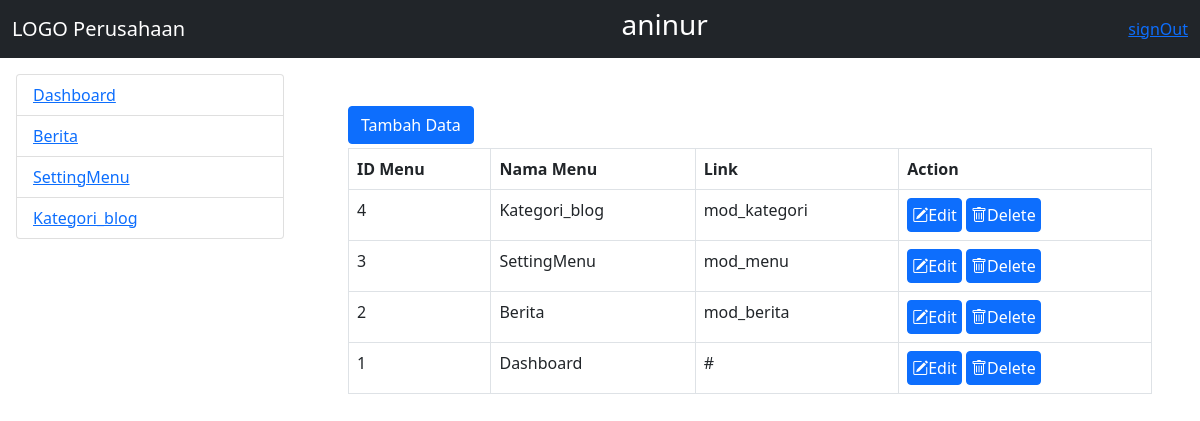
The page /admin/home.php?modul=mod_menu (signed in) on the database its author committed.
### tables this page shows
CREATE TABLE `mst_menu` (
  `idmenu` int(11) NOT NULL,
  `nmmenu` varchar(20) NOT NULL,
  `link` varchar(30) NOT NULL,
  `is_active` tinyint(4) NOT NULL
);

### admin/mod_menu/index.php (the view, shortened to what this page needs)
<?php
include_once "menuCtrl.php";
if(!isset($_GET['act'])){
?>
<a href="?modul=mod_menu&act=add" class="btn btn-primary btn-xs mb-1">Tambah Data</a>
<table class="table table-bordered">
	<tr>
		<th>ID Menu</th>
		<th>Nama Menu</th>
		<th>Link</th>
		<th>Action</th>
	</tr>
	<?php
	$qry_listmenu = mysqli_query($connect_db,"select * from mst_menu order by idmenu DESC")
			or die("gagal akses table mst_menu ".mysqli_error($connect_db));
	while($row = mysqli_fetch_array($qry_listmenu)){
	?>
	<tr>
		<td><?php echo $row['idmenu']; ?></td>
		<td><?= $row['nmmenu']; ?></td>
		<td><?= $row['link']; ?></td>
		<td>
			<a href="?modul=mod_menu&act=edit&id=<?= $row['idmenu']; ?>" class="btn btn-xs btn-primary p-1"><i
					class="bi bi-pencil-square"></i>Edit</a>
			<a href="?modul=mod_menu&act=delete&id=<?= $row['idmenu']; ?>" class="btn btn-xs btn-primary p-1">
				<i class="bi bi-trash"></i>Delete</a>
		</td>
	</tr>
	<?php
		}
	?>
</table>
<?php
}
 ?>

### admin/home.php (shortened to what this page needs)
<?php
require_once("../config/koneksi_db.php");
?>
<!DOCTYPE html>
<html lang="en">
<head>
	<link rel="stylesheet" href="https://cdn.jsdelivr.net/npm/bootstrap-icons@1.8.1/font/bootstrap-icons.css">
	<link rel="stylesheet" href="../assets/bootstrap5/css/bootstrap.min.css" />
</head>
<body>
	<nav class="navbar navbar-expand-lg navbar-light bg-dark text-white">
		<div class="container-fluid">
			<a class="navbar-brand text-white" href="#">LOGO Perusahaan</a>
			<h3>
				<?php echo $_SESSION['userlogin'];?>
			</h3>
			<div class="d-flex flex-row-reverse">
				<a href="logout.php">signOut</a>
			</div>
		</div>
	</nav>
	<section>
		<div class="container-fluid">
			<div class="row">
				<div class="col-lg-3 p-3">
					<?php
						include_once("menu.php");
					?>
				</div>
				<div class="col-lg-9 p-5">
					<?php
						if(isset($_GET['modul'])){
							include "".$_GET['modul']."/index.php";
						}
					?>
				</div>
			</div>
		</div>
	</section>
</body>
</html>

### admin/menu.php (shortened to what this page needs)
<!DOCTYPE html>
<html lang="en">
<head>
</head>
<body>
	<?php
	$qry_menu = mysqli_query($connect_db, "select * from mst_menu") or die("view menu".mysqli_error($connect_db));
	?>
	<ul class="list-group">
		<?php
		while($row = mysqli_fetch_array($qry_menu)){
		?>
		<li class="list-group-item">
			<a href="?modul=<?= $row['link']; ?>"><?= $row['nmmenu']; ?></a>
		</li>
		<?php } ?>
	</ul>
</body>
</html>

### rows shown on the page
mst_menu: nmmenu "Dashboard", idmenu "1", link "#"
mst_menu: nmmenu "Berita", idmenu "2", link "mod_berita"
mst_menu: nmmenu "SettingMenu", idmenu "3", link "mod_menu"
mst_menu: nmmenu "Kategori_blog", idmenu "4", link "mod_kategori"

### other values the page prints
$_SESSION['userlogin'] "aninur"
